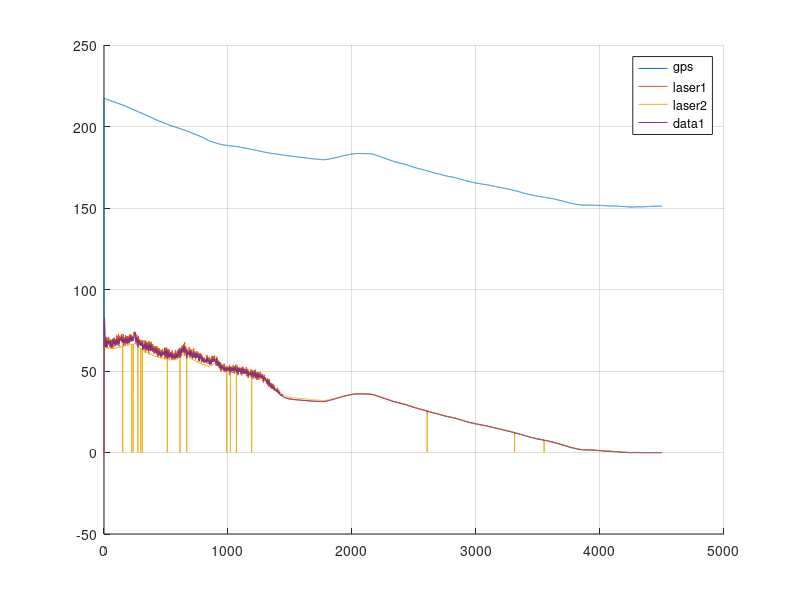

Source code (MATLAB):
clear all;
close all;
clc;

% logfile = dlmread('log1.csv');
logfile = dlmread('log2.csv');

t      = logfile(:, 1);
gps    = logfile(:, 2);
laser1 = logfile(:, 3);
laser2 = logfile(:, 4);

% State vector
x = [
    0;  % MSL
    0;  % dMSL
    0;  % AGL
    0;  % Terrain
    ];

% State update matrix
A = [
%   MSL dMSL AGL Terrain
    1,  1,   0,  0; % MSL = MSL + dMSL
    0,  1,   0,  0; % dMSL = dMSL
    0,  1,   1,  0; % AGL = AGL + dMSL
    0,  0,   0,  1; % Terrain  = Terrain
    ];

% initial state estimation covariance
P = ones(length(x));

% state estimation uncertainty growth (per iteration)
% Q = [0.001];
Q = 0.1 * P;

% State to measurement matrix
H = [
%   MSL dMSL AGL Terrain
    1,  0,   0,  0;  % GPS     = MSL
    0,  1,   0,  0;  % dGPS    = dMSL
    0,  0,   1,  0;  % laser1  = AGL
    0,  0,   1,  0;  % laser2  = MSL - Terrain
     ];

dgps  = [0; diff(gps)];
data = [gps, dgps, laser1, laser2];

R = [
    10.5038   10.5059    3.1679    3.1304
    10.5059   21.0118    3.1664    3.1409
    3.1679    3.1664    2.4990    1.1770
    3.1304    3.1409    1.1770   21.4385

    ];

state_estimation_result = zeros(length(t), length(x));

for i = 1:length(t)
    %% Prediction
    x_next = A * x;
    if isnan(x_next)
        fprintf('x_next is NaN (iteration %d)\n', i);
        break;
    end

    % Update uncertainty
    P_next = A * P * A' + Q;
    if any(isnan(P_next))
        fprintf('P_next is NaN (iteration %d)\n', i);
        disp(P_next)
        break;
    end

    %% Measure
    z = data(i, :)';
    if any(isnan(z))
        fprintf('z is NaN (iteration %d)\n', i);
        disp(z)
        break;
    end

    %% Kalman gain
    K = P_next * H' * (H * P_next * H' + R)^-1;
    if isnan(K)
        fprintf('K is NaN (iteration %d)\n', i);
        break;
    end

    %% Update
    x = x_next + K * (z - (H * x_next));
    if isnan(x) || abs(x) == Inf
        fprintf('x is NaN (iteration %d)\n', i);
        break;
    end

    P = P_next - K * H * P_next;
    if isnan(P)
        fprintf('P is NaN (iteration %d)\n', i);
        break;
    end

    state_estimation_result(i, :) = x;
end

figure; hold on; grid on;
plot(t, gps,    'DisplayName', 'gps');
plot(t, laser1, 'DisplayName', 'laser1');
plot(t, laser2, 'DisplayName', 'laser2');
% plot(t, state_estimation_result(:, 1)); % AGL
plot(t, state_estimation_result(:, 3)); % AGL
legend('show');

